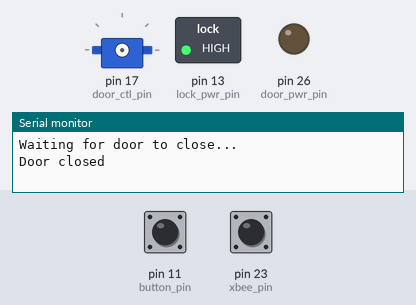
A sketch run on a simulated Arduino Mega 2560, built with avr-gcc and run on an emulated ATmega2560. Parts: servo, switched loads named in the sketch (green lamp = pin HIGH), output pins drawn as LEDs (lit = HIGH), the last lines printed to the serial monitor. Dashed ring = blinking. The inputs (shaded band) are chosen by the test bench; at power-on: pin 11 (button_pin) HIGH, pin 23 (xbee_pin) HIGH.

Above: at 2.8 s.
2.9 s: pin 11 (button_pin) pulled LOW for 1.2 s
At 3.15 s:
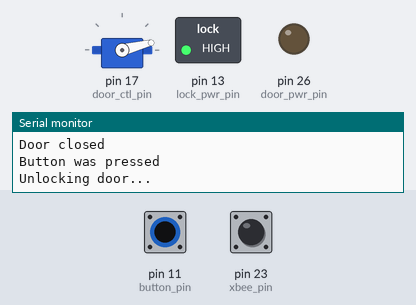
At 9.7 s:
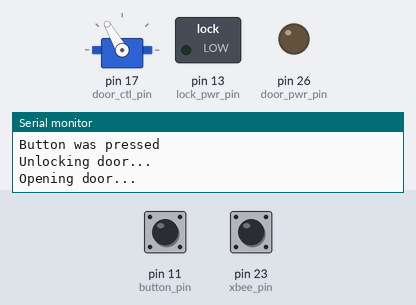
Timing chart, 0 to 15.9 s (numbered marks = the images above; inputs shaded):
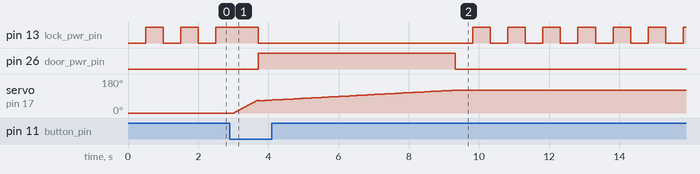

The sketch:

sw.ino
```cpp
#include <Servo.h>

Servo myservo;

int pos = 0;
const int CLOSED_POS = 65;
const int OPEN_POS = 120;
const int UNLOCKED_POS = 70;
const int LOCKED_POS = 0;
int prev_button_state = -1;
int prev_xbee_state = -1;

const int door_ctl_pin = 17;
const int door_pwr_pin = 26;
const int lock_ctl_pin = 17; // Same pin as door_ctl
const int lock_pwr_pin = 13;
const int led_pin = 13;
const int button_pin = 11;
const int xbee_pin = 23;
const int doorsensor_pin = 12;

void setup()
{
  Serial.begin(9600);
  pinMode(led_pin, OUTPUT);
  pinMode(button_pin, INPUT_PULLUP);
  pinMode(xbee_pin, INPUT);
  pinMode(doorsensor_pin, INPUT_PULLUP);

  pinMode(door_ctl_pin, OUTPUT);
  pinMode(door_pwr_pin, OUTPUT);
  digitalWrite(door_pwr_pin, LOW);

  pinMode(lock_ctl_pin, OUTPUT);
  pinMode(lock_pwr_pin, OUTPUT);
  digitalWrite(lock_pwr_pin, LOW);

  // Give inputs time to stabalize
  delayMicroseconds(10);
  prev_button_state = digitalRead(button_pin);
  prev_xbee_state = digitalRead(xbee_pin);

  Serial.println("Waiting for door to close...");
  while(is_door_open())
  {
    blink_led(100, 1000);
  }
  pos = CLOSED_POS;
  Serial.println("Door closed");
}

void test_loop()
{
  int door_open = is_door_open();
  int button_pressed = is_button_pressed();
  int xbee = is_xbee_signaled();

  Serial.print("door open ");
  Serial.println(door_open);
  Serial.print("button pressed ");
  Serial.println(button_pressed);
  Serial.print("xbee ");
  Serial.println(xbee);
  blink_led(500, 500);
}

void loop()
{
  blink_led(500, 500);

  if(is_button_pressed() || is_xbee_signaled())
  {
    if(is_door_open())
    {
      close_door();
    }
    else
    {
      unlock_door();
      open_door();
    }
  }
}

int is_door_open()
{
  return 0;
  //return (digitalRead(doorsensor_pin) == HIGH);
}

int is_button_pressed()
{
  int new_button_state = digitalRead(button_pin);
  int return_value = 0;

  if(prev_button_state == HIGH and new_button_state == LOW)
  {
      return_value = 1;
      Serial.println("Button was pressed");
  }
  prev_button_state = new_button_state;
  return return_value;
}

int is_xbee_signaled()
{
  int new_xbee_state = digitalRead(xbee_pin);
  int return_value = 0;

  if(prev_xbee_state == LOW and new_xbee_state == HIGH)
  {
      return_value = 1;
      Serial.println("XBee was signaled");
  }
  prev_xbee_state = new_xbee_state;
  return return_value;
}

void unlock_door()
{
  Serial.println("Unlocking door...");
  digitalWrite(lock_pwr_pin, HIGH);
  myservo.attach(lock_ctl_pin);
  for(pos=LOCKED_POS; pos<=UNLOCKED_POS; pos+=1)
  {
    myservo.write(pos);
    delay(10);
  }
  myservo.detach();
  digitalWrite(lock_pwr_pin, LOW);
}

void open_door()
{
  Serial.println("Opening door...");
  digitalWrite(door_pwr_pin, HIGH);
  myservo.attach(door_ctl_pin);
  for(pos=CLOSED_POS; pos <= OPEN_POS; pos+=1)
  {
    myservo.write(pos);
    delay(100);
  }
  myservo.detach();
  digitalWrite(door_pwr_pin, LOW);
}

void close_door()
{
  Serial.println("Closing door...");
  digitalWrite(door_pwr_pin, HIGH);
  myservo.attach(door_ctl_pin);
  for(pos=OPEN_POS; pos >= CLOSED_POS; pos-=1)
  {
    myservo.write(pos);
    delay(100);
  }
  myservo.detach();
  digitalWrite(door_pwr_pin, LOW);
}

void blink_led(int off_time, int on_time)
{
   digitalWrite(led_pin, LOW);
   delay(off_time);
   digitalWrite(led_pin, HIGH);
   delay(on_time);
}
```

Measured:
- after the input at 2.9 s, pin 26 (door_pwr_pin): LOW → HIGH after 0.82 s, → LOW 5.6 s later
- by itself, pin 13 (lock_pwr_pin): repeats every 1.0 s: HIGH 0.50 s, LOW 0.50 s
